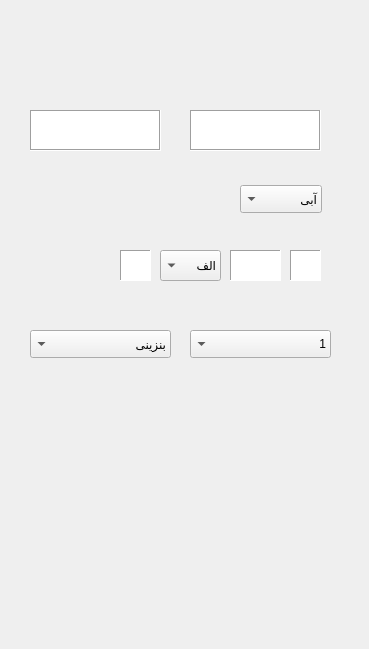
    <widget class="QWidget" name="get_machine_baxi_woman_info">
     <widget class="QLabel" name="label_13">
      <property name="geometry">
       <rect>
        <x>0</x>
        <y>0</y>
        <width>360</width>
        <height>640</height>
       </rect>
      </property>
      <property name="text">
       <string/>
      </property>
      <property name="pixmap">
       <pixmap>../image/get_machine_baxi_woman_info/get_machine_baxi_woman_info.png</pixmap>
      </property>
     </widget>
     <widget class="QTextEdit" name="two_digit_right_pelak_get_machine_baxi_woman_info">
      <property name="geometry">
       <rect>
        <x>290</x>
        <y>250</y>
        <width>31</width>
        <height>31</height>
       </rect>
      </property>
      <property name="frameShape">
       <enum>QFrame::Panel</enum>
      </property>
     </widget>
     <widget class="QTextEdit" name="two_digit_left_pelak_get_machine_baxi_woman_info">
      <property name="geometry">
       <rect>
        <x>120</x>
        <y>250</y>
        <width>31</width>
        <height>31</height>
       </rect>
      </property>
      <property name="frameShape">
       <enum>QFrame::Panel</enum>
      </property>
     </widget>
     <widget class="QTextEdit" name="three_digit_pelak_get_machine_baxi_woman_info">
      <property name="geometry">
       <rect>
        <x>230</x>
        <y>250</y>
        <width>51</width>
        <height>31</height>
       </rect>
      </property>
      <property name="frameShape">
       <enum>QFrame::Panel</enum>
      </property>
     </widget>
     <widget class="QPushButton" name="pushButt_next_get_machine_baxi_woman_info">
      <property name="geometry">
       <rect>
        <x>40</x>
        <y>470</y>
        <width>271</width>
        <height>29</height>
       </rect>
      </property>
      <property name="text">
       <string/>
      </property>
      <property name="flat">
       <bool>true</bool>
      </property>
     </widget>
     <widget class="QPushButton" name="pushButt_back_get_machine_baxi_woman_info">
      <property name="geometry">
       <rect>
        <x>40</x>
        <y>520</y>
        <width>271</width>
        <height>29</height>
       </rect>
      </property>
      <property name="text">
       <string/>
      </property>
      <property name="flat">
       <bool>true</bool>
      </property>
     </widget>
     <widget class="QTextEdit" name="machine_name_get_machine_baxi_woman_info">
      <property name="geometry">
       <rect>
        <x>190</x>
        <y>110</y>
        <width>131</width>
        <height>41</height>
       </rect>
      </property>
      <property name="frameShape">
       <enum>QFrame::Box</enum>
      </property>
     </widget>
     <widget class="QTextEdit" name="machine_generate_year_get_machine_baxi_woman_info">
      <property name="geometry">
       <rect>
        <x>30</x>
        <y>110</y>
        <width>131</width>
        <height>41</height>
       </rect>
      </property>
      <property name="frameShape">
       <enum>QFrame::Box</enum>
      </property>
     </widget>
     <widget class="QComboBox" name="machine_fuel_get_machine_baxi_woman_info">
      <property name="geometry">
       <rect>
        <x>30</x>
        <y>330</y>
        <width>141</width>
        <height>28</height>
       </rect>
      </property>
      <property name="layoutDirection">
       <enum>Qt::RightToLeft</enum>
      </property>
      <item>
       <property name="text">
        <string>بنزینی</string>
       </property>
      </item>
      <item>
       <property name="text">
        <string>گاز سوز</string>
       </property>
      </item>
      <item>
       <property name="text">
        <string>دوگانه سوز</string>
       </property>
      </item>
     </widget>
     <widget class="QComboBox" name="machine_color_get_machine_baxi_woman_info">
      <property name="geometry">
       <rect>
        <x>240</x>
        <y>185</y>
        <width>82</width>
        <height>28</height>
       </rect>
      </property>
      <property name="layoutDirection">
       <enum>Qt::RightToLeft</enum>
      </property>
      <item>
       <property name="text">
        <string>آبی</string>
       </property>
      </item>
      <item>
       <property name="text">
        <string>سفید</string>
       </property>
      </item>
      <item>
       <property name="text">
        <string>قرمز</string>
       </property>
      </item>
      <item>
       <property name="text">
        <string>مشکی</string>
       </property>
      </item>
      <item>
       <property name="text">
        <string>خاکستری</string>
       </property>
      </item>
     </widget>
     <widget class="QPushButton" name="machine_card_get_machine_baxi_woman_info">
      <property name="geometry">
       <rect>
        <x>140</x>
        <y>390</y>
        <width>181</width>
        <height>29</height>
       </rect>
      </property>
      <property name="text">
       <string/>
      </property>
      <property name="flat">
       <bool>true</bool>
      </property>
     </widget>
     <widget class="QComboBox" name="machine_capacity_get_machine_baxi_woman_info">
      <property name="geometry">
       <rect>
        <x>190</x>
        <y>330</y>
        <width>141</width>
        <height>28</height>
       </rect>
      </property>
      <property name="layoutDirection">
       <enum>Qt::RightToLeft</enum>
      </property>
      <item>
       <property name="text">
        <string>1</string>
       </property>
      </item>
      <item>
       <property name="text">
        <string>2</string>
       </property>
      </item>
      <item>
       <property name="text">
        <string>3</string>
       </property>
      </item>
      <item>
       <property name="text">
        <string>4</string>
       </property>
      </item>
      <item>
       <property name="text">
        <string>5</string>
       </property>
      </item>
      <item>
       <property name="text">
        <string>6</string>
       </property>
      </item>
      <item>
       <property name="text">
        <string>7</string>
       </property>
      </item>
     </widget>
     <widget class="QComboBox" name="alphabet_get_machine_baxi_woman_info">
      <property name="geometry">
       <rect>
        <x>160</x>
        <y>250</y>
        <width>61</width>
        <height>31</height>
       </rect>
      </property>
      <property name="layoutDirection">
       <enum>Qt::RightToLeft</enum>
      </property>
      <item>
       <property name="text">
        <string>الف</string>
       </property>
      </item>
      <item>
       <property name="text">
        <string>ب</string>
       </property>
      </item>
      <item>
       <property name="text">
        <string>ل</string>
       </property>
      </item>
      <item>
       <property name="text">
        <string>ع</string>
       </property>
      </item>
      <item>
       <property name="text">
        <string>ص</string>
       </property>
      </item>
      <item>
       <property name="text">
        <string>ق</string>
       </property>
      </item>
      <item>
       <property name="text">
        <string>پ</string>
       </property>
      </item>
      <item>
       <property name="text">
        <string>ی</string>
       </property>
      </item>
      <item>
       <property name="text">
        <string>ث</string>
       </property>
      </item>
     </widget>
    </widget>
